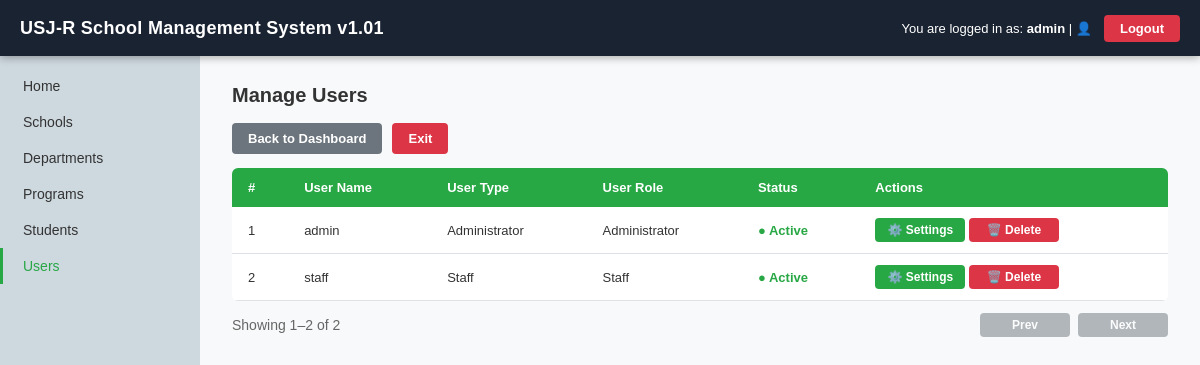
/Final/screens/users/manageUsers.php (signed in), run on the app's committed database.
### tables this page shows
CREATE TABLE `users` (
  `username` VARCHAR(50) NOT NULL,
  `password` VARCHAR(255) NOT NULL,
  `usertype` VARCHAR(30) NOT NULL DEFAULT 'Staff',
  `userrole` VARCHAR(30) NOT NULL DEFAULT 'Staff',
  `status` TINYINT NOT NULL DEFAULT 1,
  PRIMARY KEY (`username`)
);

### Final/database/service.php (called while the page is built, shortened)
<?php
require_once __DIR__ . '/db.php';
$pdo->setAttribute(PDO::ATTR_DEFAULT_FETCH_MODE, PDO::FETCH_ASSOC);
function tableHasColumn(string $table, string $column): bool {
    global $pdo;
    static $cache = [];
    $key = strtolower($table . ':' . $column);
    if (array_key_exists($key, $cache)) return $cache[$key];
    try {
        $stmt = $pdo->prepare("SHOW COLUMNS FROM `$table` LIKE ?");
        $stmt->execute([$column]);
        $cache[$key] = (bool)$stmt->fetch();
    } catch (Throwable $e) {
        $cache[$key] = false;
    }
    return $cache[$key];
}
try {
    if (tableHasColumn('users', 'usertype') && tableHasColumn('users', 'userrole')) {
        $pdo->exec("INSERT IGNORE INTO users (username, password, usertype, userrole, status) VALUES ('admin', 'admin', 'Administrator', 'Administrator', 1)");
    } else {
        $pdo->exec("INSERT IGNORE INTO users (username, password, role, status) VALUES ('admin', 'admin', 'admin', 1)");
    }
} catch (Throwable $e) {
}
function h($value): string {
    return htmlspecialchars((string)$value, ENT_QUOTES, 'UTF-8');
}
function currentUser(): ?array {
    return $_SESSION['user'] ?? null;
}

### Final/screens/users/manageUsers.php (the view, shortened to what this page needs)
<?php
require_once __DIR__ . '/../../database/Service.php';
$user = currentUser();
$page = max(1, (int)($_GET['page'] ?? 1));
$perPage = 5;
$total = 0;
$totalPages = 1;
$offset = 0;
$users = [];
$hasUserType = tableHasColumn('users', 'usertype');
$hasUserRole = tableHasColumn('users', 'userrole');
$hasRole = tableHasColumn('users', 'role');
$colCount = 1  + 1  + 1  + 1 ;
if ($hasUserType) $colCount += 1;
if ($hasUserRole || $hasRole) $colCount += 1;
try {
    $total = (int)$pdo->query("SELECT COUNT(*) FROM users")->fetchColumn();
    $totalPages = max(1, (int)ceil($total / $perPage));
    $page = min($page, $totalPages);
    $offset = ($page - 1) * $perPage;
    if ($hasUserType && $hasUserRole) {
        $stmt = $pdo->prepare("
            SELECT username, usertype, userrole, status
            FROM users
            ORDER BY username
            LIMIT :limit OFFSET :offset
        ");
    }
    $stmt->bindValue(':limit', $perPage, PDO::PARAM_INT);
    $stmt->bindValue(':offset', $offset, PDO::PARAM_INT);
    $stmt->execute();
    $users = $stmt->fetchAll();
} catch (Throwable $e) {
    $msg = 'db_error';
    $users = [];
    $total = 0;
}
$from = $total === 0 ? 0 : ($offset + 1);
$to = min($offset + $perPage, $total);
?>
<!DOCTYPE html>
<html lang="en">
<head>
    <link rel="stylesheet" href="../../assets/website.css">
</head>
<body>
    <header class="topbar">
        <a class="topbar-brand" href="../homepage.php">USJ-R School Management System v1.01</a>
        <div class="topbar-right">
            <span class="user-info">You are logged in as: <strong><?= h($user['username'] ?? '') ?></strong> | 👤</span>
            <a href="../../login.php?action=logout" class="btn-logout" style="text-decoration:none;">Logout</a>
        </div>
    </header>
    <aside class="sidebar">
        <nav>
            <ul>
                <li><a href="../homepage.php">Home</a></li>
                <li><a href="../schools/schools.php">Schools</a></li>
                <li><a href="../departments/departments.php">Departments</a></li>
                <li><a href="../programs/programs.php">Programs</a></li>
                <li><a href="../students/students.php">Students</a></li>
                <li><a href="users.php" class="active">Users</a></li>
            </ul>
        </nav>
    </aside>
    <main class="main-content">
        <div class="section-header">
            <h2>Manage Users</h2>
        </div>
        <div style="margin-bottom:14px; display:flex; gap:10px;">
            <a href="users.php" class="btn btn-gray">Back to Dashboard</a>
            <a href="../homepage.php" class="btn btn-red">Exit</a>
        </div>
        <div class="table-wrap">
            <table>
                <thead>
                    <tr>
                        <th>#</th>
                        <th>User Name</th>
                        <?php if ($hasUserType): ?><th>User Type</th><?php endif; ?>
                        <?php if ($hasUserRole || $hasRole): ?><th>User Role</th><?php endif; ?>
                        <th>Status</th>
                        <th>Actions</th>
                    </tr>
                </thead>
                <tbody>
                    <?php if (empty($users)): ?>
                        <tr><td colspan="<?= (int)$colCount ?>" style="text-align:center;color:#999;padding:24px;">No records found.</td></tr>
                    <?php else: ?>
                        <?php $i = $offset; foreach ($users as $u): $i++; ?>
                            <tr>
                                <td><?= (int)$i ?></td>
                                <td><?= h($u['username'] ?? '') ?></td>
                                <?php if ($hasUserType): ?>
                                    <td><?= h($u['usertype'] ?? 'Staff') ?></td>
                                <?php endif; ?>
                                <?php if ($hasUserRole || $hasRole): ?>
                                    <td>
                                        <?php
                                            $roleVal = (string)($u['userrole'] ?? $u['role'] ?? 'Staff');
                                            echo h(strtolower($roleVal) === 'others' ? 'Staff' : $roleVal);
                                        ?>
                                    </td>
                                <?php endif; ?>
                                <td>
                                    <?php if ((int)($u['status'] ?? 1) === 1): ?>
                                        <span style="color:#28a745;font-weight:600;">● Active</span>
                                    <?php else: ?>
                                        <span style="color:#dc3545;font-weight:600;">● Inactive</span>
                                    <?php endif; ?>
                                </td>
                                <td>
                                    <a href="userUpdate.php?username=<?= urlencode((string)($u['username'] ?? '')) ?>" class="btn btn-green btn-sm">⚙️ Settings</a>
                                    <a href="userDelete.php?username=<?= urlencode((string)($u['username'] ?? '')) ?>" class="btn btn-red btn-sm">🗑️ Delete</a>
                                </td>
                            </tr>
                        <?php endforeach; ?>
                    <?php endif; ?>
                </tbody>
            </table>
        </div>
        <div style="display:flex; gap:8px; align-items:center; justify-content:space-between; margin-top:12px;">
            <div style="color:#666;">
                Showing <?= (int)$from ?>–<?= (int)$to ?> of <?= (int)$total ?>
            </div>
            <div style="display:flex; gap:8px;">
                <?php if ($page > 1): ?>
                    <a class="btn btn-gray btn-sm" href="manageUsers.php?<?= h(http_build_query(['page' => $page - 1])) ?>">Prev</a>
                <?php else: ?>
                    <span class="btn btn-gray btn-sm" style="opacity:.5; pointer-events:none;">Prev</span>
                <?php endif; ?>
                <?php if ($page < $totalPages): ?>
                    <a class="btn btn-gray btn-sm" href="manageUsers.php?<?= h(http_build_query(['page' => $page + 1])) ?>">Next</a>
                <?php else: ?>
                    <span class="btn btn-gray btn-sm" style="opacity:.5; pointer-events:none;">Next</span>
                <?php endif; ?>
            </div>
        </div>
    </main>
</body>
</html>

### Final/assets/website.css (style rules this page uses)
* { box-sizing: border-box; margin: 0; padding: 0; }
:root { --navy: #1a2332; --green: #28a745; --green2: #218838; --red: #dc3545; --red2: #c82333; --orange: #fd7e14; --blue: #007bff; --white: #ffffff; --light: #f8f9fa; --border: #dee2e6; --text: #333333; --muted: #6c757d; --white2: #ced8df; --sidebar-w: 200px; }
body { font-family: sans-serif; font-size: 14px; color: var(--text); background: var(--light); min-height: 100vh; }
.topbar { background: var(--navy); color: var(--white); height: 56px; display: flex; align-items: center; justify-content: space-between; padding: 0 20px; position: fixed; top: 0; left: 0; right: 0; z-index: 1000; box-shadow: 0 2px 8px rgba(0,0,0,.3); }
.topbar-brand { font-size: 18px; font-weight: 700; color: var(--white); text-decoration: none; letter-spacing: .3px; }
.topbar-right { display: flex; align-items: center; gap: 12px; font-size: 13px; }
.topbar-right .user-info { color: var(--white); }
.sidebar { position: fixed; top: 56px; left: 0; bottom: 0; width: var(--sidebar-w); background: var(--white2); }
.sidebar nav ul { padding: 12px 0; }
.sidebar nav ul li a { display: block; padding: 10px 20px; color: var(--text); text-decoration: none; font-size: 14px; font-weight: 500; border-left: 3px solid transparent; transition: all .15s; }
.sidebar nav ul li a.active { color: var(--green); border-left-color: var(--green); }
.main-content { margin-left: var(--sidebar-w); margin-top: 56px; padding: 28px 32px; }
.section-header { display: flex; align-items: center; justify-content: space-between; margin-bottom: 16px; }
.section-header h2 { font-size: 20px; font-weight: 700; }
.table-wrap { overflow-x: auto; }
table { width: 100%; border-collapse: collapse; background: var(--white); border-radius: 6px; overflow: hidden; }
table thead tr { background: var(--green); color: var(--white); }
table thead th { padding: 12px 16px; text-align: left; font-weight: 600; font-size: 13px; }
table tbody tr { border-bottom: 1px solid var(--border); }
table tbody td { padding: 11px 16px; font-size: 13px; }
.btn { display: inline-flex; align-items: center; gap: 5px; padding: 8px 16px; border: none; border-radius: 4px; font-size: 13px; font-weight: 600; cursor: pointer; text-decoration: none; transition: background .15s, opacity .15s; font-family: inherit; }
.btn-green { background: var(--green); color: var(--white); }
.btn-red { background: var(--red); color: var(--white); }
.btn-gray { background: #6c757d; color: var(--white); }
.btn-sm { padding: 5px 12px; font-size: 12px; min-width: 90px; display: inline-flex; align-items: center; justify-content: center; text-align: center; }
.btn-logout { background: var(--red); color: var(--white); padding: 6px 16px; border: none; border-radius: 4px; font-size: 13px; font-weight: 600; cursor: pointer; font-family: inherit; transition: background .15s; }

### data on the page
users: username "admin", usertype "Administrator", userrole "Administrator", status "● Active"
users: username "staff", usertype "Staff", userrole "Staff", status "● Active"

### other printed values
$from "1"
$to "2"
$total "2"
